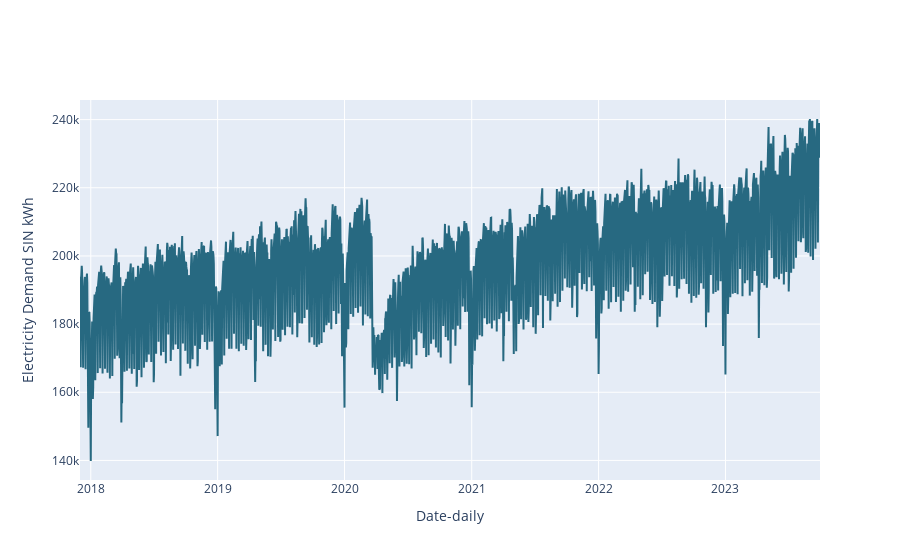

The cell this chart's notebook holds for it:
### Code cell
#Gráfica de Demanda SIN Nueva...................................

trace1 = go.Scatter(
    x=df['FECHA'],
    y=df['Demanda_SIN'],
    #mode='lines+markers',  # Esto agrega marcadores a la línea
    line=dict(shape='linear', color='#276981'), 
    name='Demanda_SIN' 
)
fig = go.Figure(data=[trace1])
fig.update_layout(
    legend=dict(
        title='Series',
        orientation='h',
        yanchor='bottom',
        y=1.02,
        xanchor='right',
        x=1
    )
)
fig.update_xaxes(title='Date-daily')
fig.update_yaxes(title='Electricity Demand SIN kWh')
fig.show()

### Figure 1 — Plotly figure (JSON) as saved in the notebook; plotly's stock layout.template omitted (floating-point values rounded to 4 significant figures; data arrays with more than 128 entries replaced by an {"elided": "..."} marker saying what was removed)
{"data": [{"line": {"color": "#276981", "shape": "linear"}, "name": "Demanda_SIN", "type": "scatter", "x": {"elided": "2130 str values"}, "y": {"elided": "2130 float values"}}], "layout": {"legend": {"orientation": "h", "title": {"text": "Series"}, "x": 1, "xanchor": "right", "y": 1.02, "yanchor": "bottom"}, "xaxis": {"title": {"text": "Date-daily"}}, "yaxis": {"title": {"text": "Electricity Demand SIN kWh"}}}}
